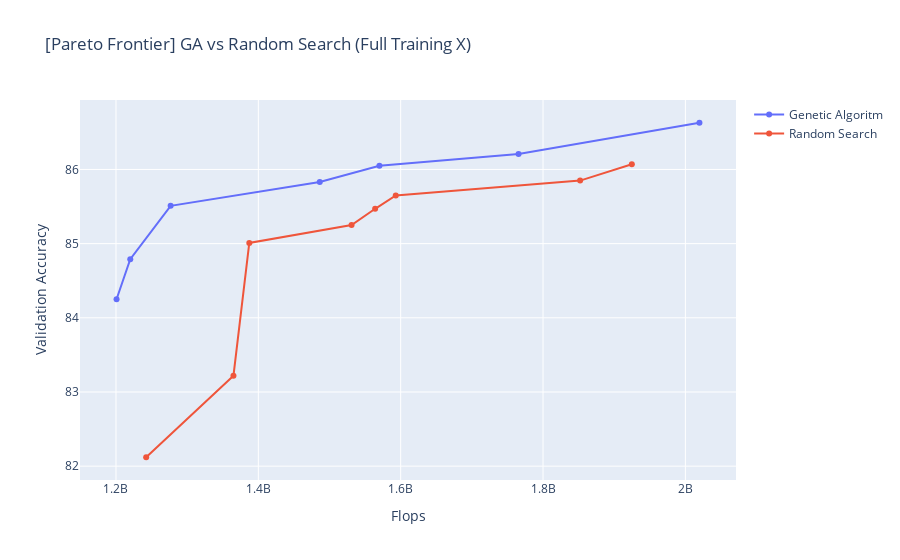

The notebook cell this image was saved under:
### Markdown cell above
##### [3] GA 의 pareto frontier 와 random search 의 pareto frontier 비교

### Code cell
# 1. data_path => 각 gen 마다의 df 구축
data_path_GA = '../logs/__New_main_experiment_1_GA_30gen/'
_, _, data_30gen_GA = make_score_array(data_path_GA)

data_path_RS = '../logs/__New_main_experiment_1_RandomSerach_30gen/'
_, _, data_30gen_RS = make_score_array(data_path)

# 2. flops 에 - 붙여서, 'score'로 변환 (=> 둘 다 최대화하도록)
data_30gen_score_GA = np.copy(data_30gen_GA)
data_30gen_score_RS = np.copy(data_30gen_RS)

data_30gen_score_GA[:, 1] = -data_30gen_score_GA[:, 1]
data_30gen_score_RS[:, 1] = -data_30gen_score_RS[:, 1]


# 3. score df 로 변환 후 pareto frontier 구하기
#  3.1. Pareto Frontier 구하기
pareto_30gen_idx_GA = identify_pareto(data_30gen_score_GA)
pareto_front_30gen_GA = data_30gen_score_GA[pareto_30gen_idx_GA]

pareto_30gen_idx_RS = identify_pareto(data_30gen_score_RS)
pareto_front_30gen_RS = data_30gen_score_RS[pareto_30gen_idx_RS]

#  3.2. Pareto frontier 를 선분으로 긋기 위해, 각각 sorting
pareto_front_30gen_df_GA = pd.DataFrame(pareto_front_30gen_GA)
pareto_front_30gen_df_GA.sort_values(0, inplace=True)
pareto_front_30gen_sorted_GA = pareto_front_30gen_df_GA.values

pareto_front_30gen_df_RS = pd.DataFrame(pareto_front_30gen_RS)
pareto_front_30gen_df_RS.sort_values(0, inplace=True)
pareto_front_30gen_sorted_RS = pareto_front_30gen_df_RS.values


# 4. Plot
title = '[Pareto Frontier] GA vs Random Search (Full Training X)'
x_title = 'Flops'
y_title = 'Validation Accuracy'

fig = go.Figure()


# Line; Pareto Frontier - GA
# -[:, 1] = -flops => flops,  [:, 0] = val_accuracy
fig.add_trace(go.Scatter(x=-pareto_front_30gen_sorted_GA[:, 1], y=pareto_front_30gen_sorted_GA[:, 0],
                    mode='lines+markers',
                    name='Genetic Algoritm'))

# Line; Pareto Frontier - Random Search
fig.add_trace(go.Scatter(x=-pareto_front_30gen_sorted_RS[:, 1], y=pareto_front_30gen_sorted_RS[:, 0],
                    mode='lines+markers',
                    name='Random Search'))

# Figure Layout
fig.update_layout(
    title=title,
    xaxis=dict(
        title=x_title,
    ),
    yaxis=dict(
        title=y_title,
    ),
)

fig.show()

### Figure 1 — Plotly figure (JSON) as saved in the notebook; plotly's stock layout.template omitted (floating-point values rounded to 4 significant figures)
{"data": [{"mode": "lines+markers", "name": "Genetic Algoritm", "type": "scatter", "x": [1200784384, 1220054656, 1276776192, 1486293248, 1570125824, 1765605888, 2019793536], "y": [84.25, 84.79, 85.51, 85.83, 86.05, 86.21, 86.63]}, {"mode": "lines+markers", "name": "Random Search", "type": "scatter", "x": [1242401536, 1365052160, 1387291904, 1531007616, 1564121600, 1593091328, 1852151296, 1924788480], "y": [82.12, 83.22, 85.01, 85.25, 85.47, 85.65, 85.85, 86.07]}], "layout": {"title": {"text": "[Pareto Frontier] GA vs Random Search (Full Training X)"}, "xaxis": {"title": {"text": "Flops"}}, "yaxis": {"title": {"text": "Validation Accuracy"}}}}
